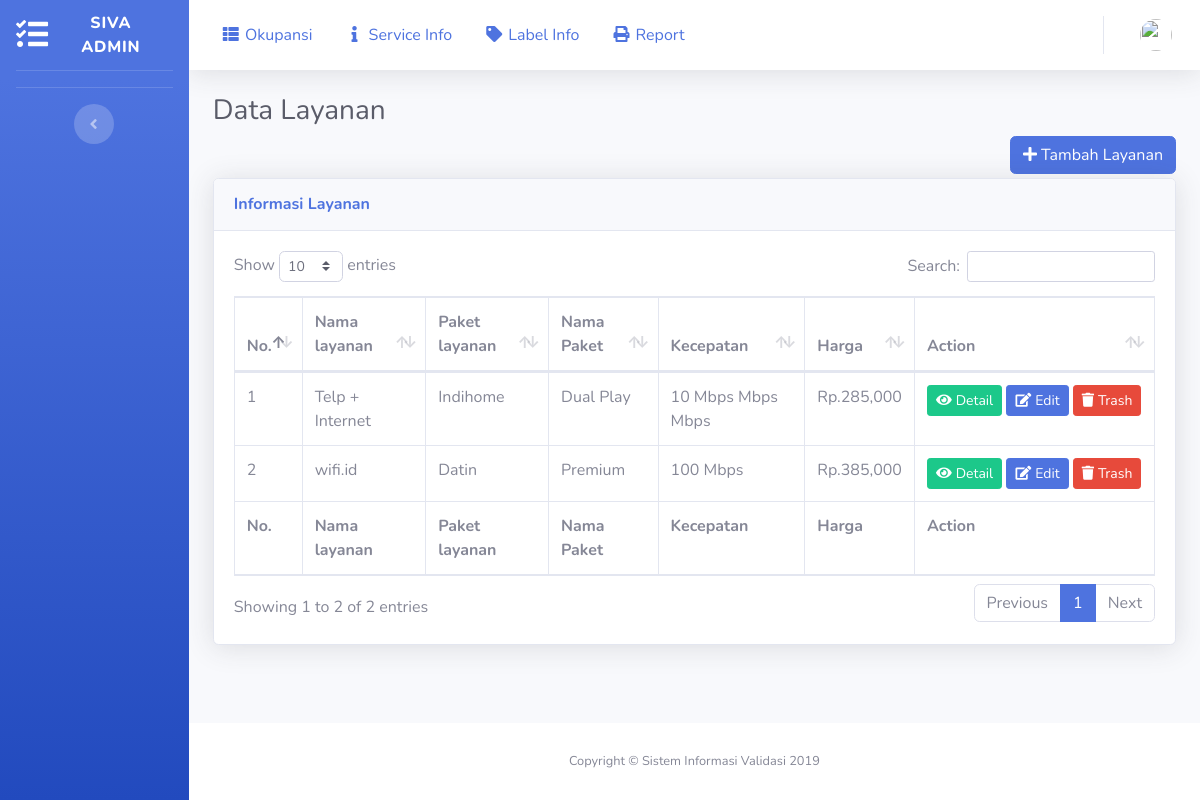
The page /index.php/admin/layanan on the database its author committed.
### tables this page shows
CREATE TABLE `layanan` (
  `id_layanan` int(11) NOT NULL AUTO_INCREMENT,
  `nm_layanan` varchar(100) NOT NULL,
  `paket` varchar(100) NOT NULL,
  `nm_paket` varchar(100) NOT NULL,
  `kecepatan` varchar(50) NOT NULL,
  `harga` int(100) NOT NULL,
  PRIMARY KEY (`id_layanan`)
);

### application/controllers/Admin.php (called while the page is built, shortened)
<?php
class Admin extends CI_Controller
{
    public function __construct()
    {
        $this->load->model('Admin_model');
        $this->load->library('Googlemaps');
    }
    public function layanan()
    {
        $data['title'] = 'Layanan';
        $email = $this->session->userdata('email');
        $data['user'] = $this->Admin_model->getUserByMail($email);
        $data['layanan'] = $this->Admin_model->getLayanan();
        $this->load->view('templates/header', $data);
        $this->load->view('templates/sidebar', $data);
        $this->load->view('templates/topbar', $data);
        $this->load->view('admin/layanan', $data);
        $this->load->view('templates/footer');
    }
}

### index.php (called while the page is built, shortened)
<?php
require_once BASEPATH.'core/CodeIgniter.php';

### application/models/Admin_model.php (called while the page is built, shortened)
<?php
class Admin_model extends CI_Model
{
    public function getLayanan()
    {
        return $this->db->get('layanan')->result_array();
    }
}

### application/views/admin/layanan.php (the view, shortened to what this page needs)
<div class="container-fluid">
    <h1 class="h3 mb-2 text-gray-800">Data Layanan</h1>
    <div class="row">
        <div class="col">
            <button type="button" class="btn btn-primary tambahLayanan float-right mb-1" data-toggle="modal" data-target="#tambahData"><i class="fa fa-plus"></i>
                Tambah Layanan
            </button>
        </div>
    </div>
    <div class="card shadow mb-4">
        <div class="card-header py-3">
            <h6 class="m-0 font-weight-bold text-primary">Informasi Layanan</h6>
        </div>
        <div class="card-body">
            <div class="table-responsive">
                <table class="table table-bordered" id="dataTable" width="100%" cellspacing="0">
                    <thead>
                        <tr>
                            <th>No.</th>
                            <th>Nama layanan</th>
                            <th>Paket layanan</th>
                            <th>Nama Paket</th>
                            <th>Kecepatan</th>
                            <th>Harga</th>
                            <th>Action</th>
                        </tr>
                    </thead>
                    <tfoot>
                        <tr>
                            <th>No.</th>
                            <th>Nama layanan</th>
                            <th>Paket layanan</th>
                            <th>Nama Paket</th>
                            <th>Kecepatan</th>
                            <th>Harga</th>
                            <th>Action</th>
                        </tr>
                    </tfoot>
                    <tbody>
                        <?php $i = 1; ?>
                        <?php foreach ($layanan as $row) : ?>
                        <tr>
                            <td><?= $i; ?></td>
                            <td><?= $row['nm_layanan'] ?></td>
                            <td><?= $row['paket'] ?></td>
                            <td><?= $row['nm_paket'] ?></td>
                            <td><?= $row['kecepatan'] ?></td>
                            <td>Rp.<?= number_format($row['harga']); ?></td>
                            <td style="width: 215px;"><a href="javascript:" class="btn btn-sm btn-success Details" data-toggle="modal" data-target="#Details" data-id="<?= $row['id_layanan'];?>" data-url="<?= base_url('admin/getJsonLayanan?id='.$row['id_layanan']);?>"><span class="fas fa-eye mr-1"></span>Detail</a>
                                <a href="javascript:" class="btn btn-sm btn-primary editLayanan" data-toggle="modal" data-target="#tambahData" data-id="<?= $row['id_layanan'];?>" data-url="<?= base_url('admin/getJsonLayanan?id='.$row['id_layanan']);?>"><span class="fa fa-edit mr-1"></span>Edit</a>
                                <a href="<?= base_url('admin/delete_layanan?id=') . $row['id_layanan'] ?>" class="btn btn-sm btn-danger delete"><span class="fa fa-trash mr-1"></span>Trash</a></td>
                        </tr>
                        <?php $i++; ?>
                        <?php endforeach; ?>
                    </tbody>
                </table>
            </div>
        </div>
    </div>
</div>
</div>

### rows shown on the page
layanan: nm_layanan "Telp + Internet", paket "Indihome", nm_paket "Dual Play", kecepatan "10 Mbps Mbps Mbps", harga "285,000"
layanan: nm_layanan "wifi.id", paket "Datin", nm_paket "Premium", kecepatan "100 Mbps", harga "385,000"
